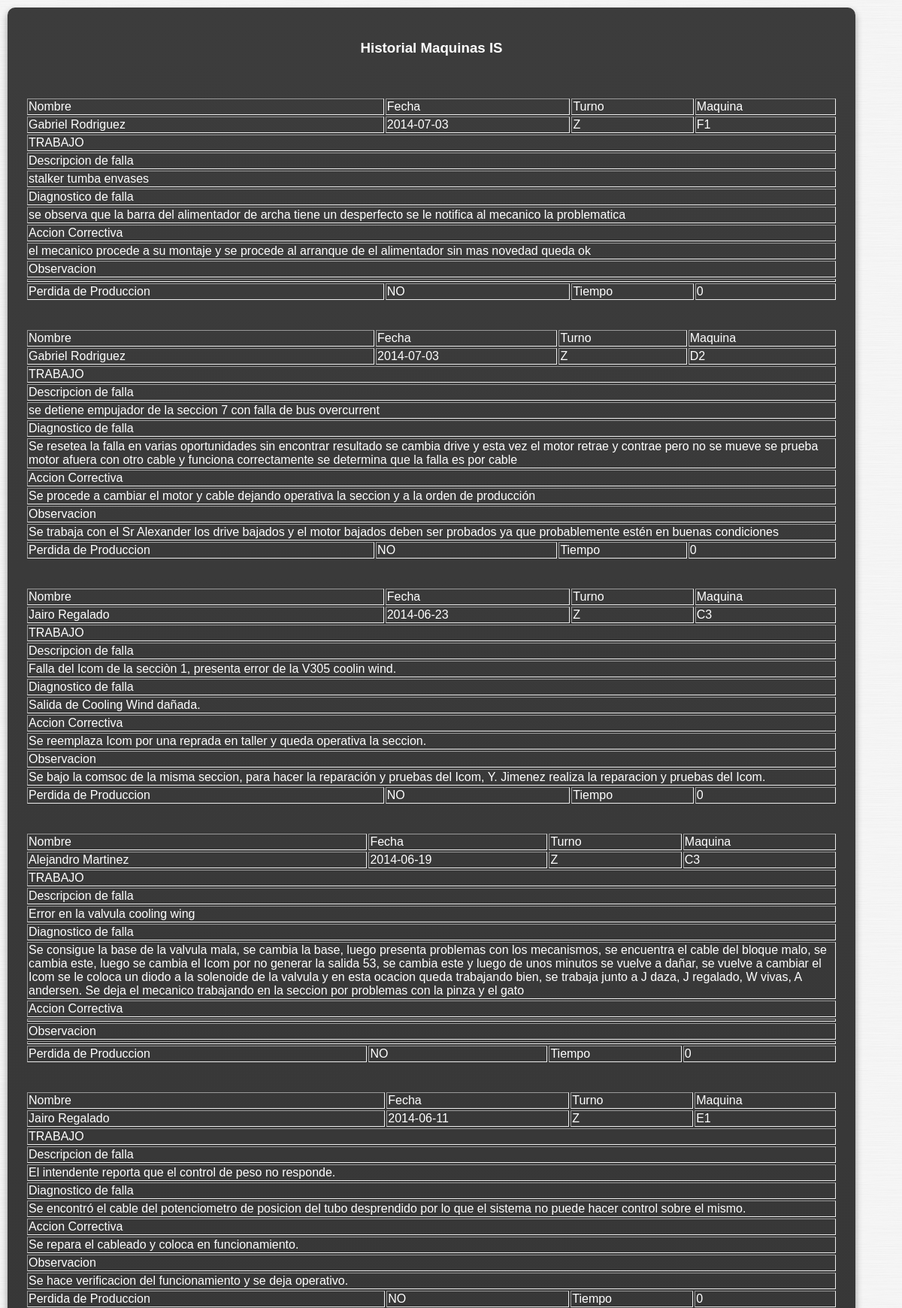
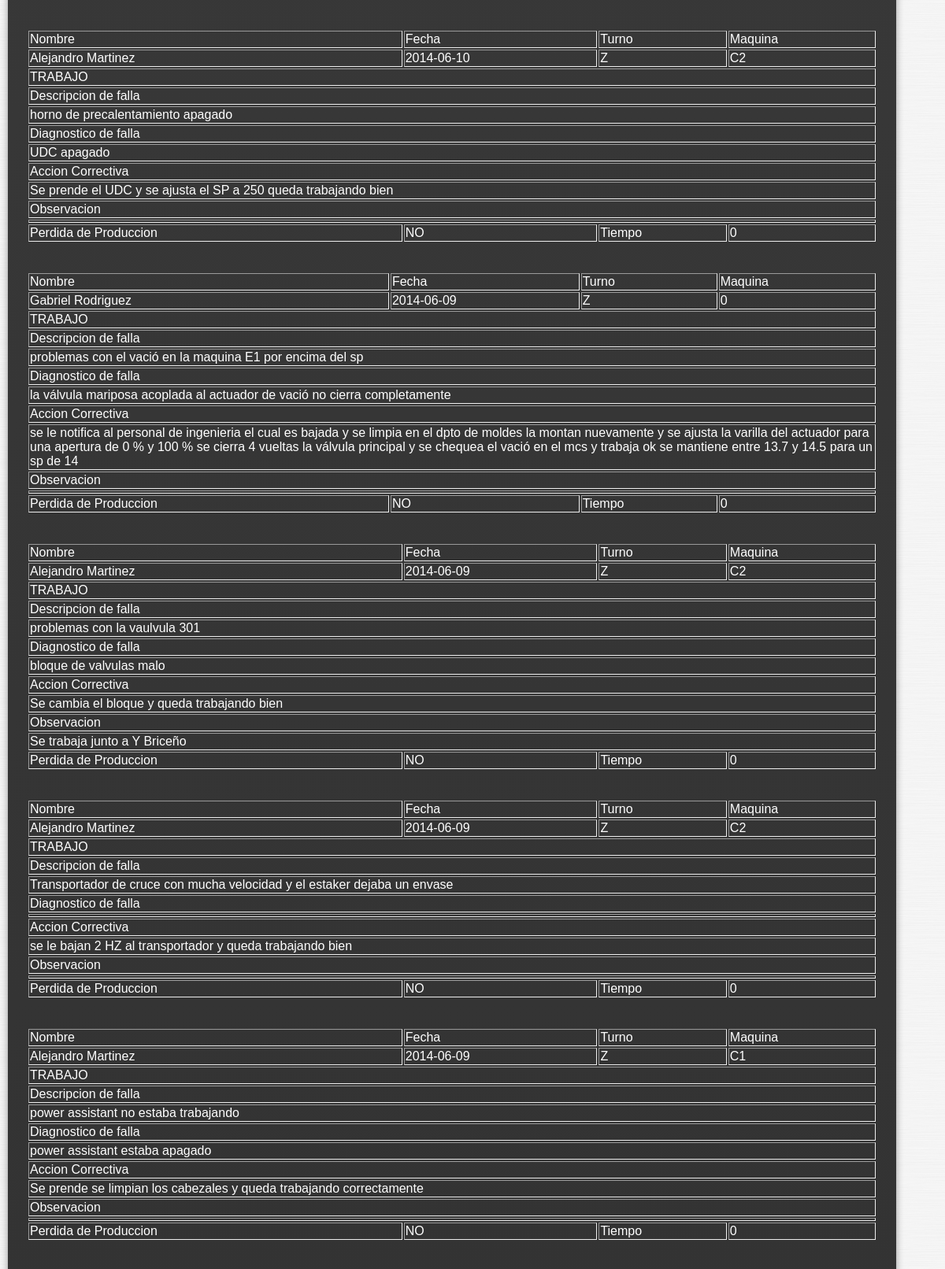
Page /mostrar_maquinasis.php (signed in, upper part) on the committed database (2 pictures, top to bottom).
### tables this page shows
CREATE TABLE IF NOT EXISTS `maquinasis` (
  `id_fmaquinasis` int(11) NOT NULL AUTO_INCREMENT,
  `fecha` date NOT NULL,
  `turno` char(1) NOT NULL,
  `ficha` int(11) NOT NULL,
  `maquina` char(10) NOT NULL,
  `perdida_pro` tinyint(1) NOT NULL,
  `descripcion_falla` text NOT NULL,
  `diagnostico_falla` text NOT NULL,
  `accion_correctiva` text NOT NULL,
  `observacion` text NOT NULL,
  `tiempo_perdido` int(11) DEFAULT '0',
  PRIMARY KEY (`id_fmaquinasis`)
);

CREATE TABLE IF NOT EXISTS `usuario` (
  `id_usuario` int(11) NOT NULL AUTO_INCREMENT,
  `Nombre` varchar(50) NOT NULL,
  `Apellido` varchar(50) NOT NULL,
  `num_ficha` int(11) NOT NULL,
  `Cargo` varchar(50) NOT NULL,
  `Grupo` varchar(50) NOT NULL,
  `pass` varchar(20) NOT NULL,
  PRIMARY KEY (`id_usuario`)
);

### mostrar_maquinasis.php (the view, shortened to what this page needs)
<?php
	if (isset ($_SESSION["ficha"]))
	{
		require_once ("nombre.php");
	$consulta="SELECT * FROM maquinasis order by id_fmaquinasis Desc";
	$comprobar = mysqli_query($con, $consulta) or die ("Error en $consulta <br> MySQL dice: ".mysqli_error());
?>
<!DOCTYPE html >
<html>
<head>
<link href="styles/kendo.common.min.css" rel="stylesheet" />
<link href="styles/kendo.metro.min.css" rel="stylesheet" />
<link href="estilo.css" rel="stylesheet" />
</head>
<body>
	<div id="cuerpo">
		<div id="contenido">
		<h3 align="center">Historial Maquinas IS</h3>
           	<br />
			<?php while ($comp = mysqli_fetch_array($comprobar) ){ ?>
        	<table id="Resultados" border="1" align="center">
                <tbody>
                    <tr>
						<td>Nombre</td>
						<td>Fecha</td>
						<td>Turno</td>
						<td>Maquina</td>
					</tr>
					<tr>
					<td><?php $consulta2 = "SELECT * FROM `usuario` WHERE num_ficha = '".$comp["ficha"]."'";
											$comprobar2 = mysqli_query($con, $consulta2) or die ("Error en $consulta2 <br> MySQL dice: ".mysqli_error());
											$comp2 = mysqli_fetch_array($comprobar2);
											$Nombre = $comp2["Nombre"];
											$Apellido = $comp2["Apellido"];?>
											<?php echo $Nombre ?> <?php echo $Apellido ?></td>
						<td><?php echo $comp["fecha"] ?></td>
						<td><?php echo $comp["turno"] ?></td>
						<td><?php echo $comp["maquina"] ?></td>
					</tr>
					<tr>
					<td colspan="4"> TRABAJO</td>
					</tr>
					<tr>
					<td colspan ="4">Descripcion de falla</td>
					</tr>
					<tr>
					<td colspan ="4"><?php echo $comp["descripcion_falla"] ?></td>
					</tr>
					<tr>
					<td colspan ="4">Diagnostico de falla</td>
					</tr>
					<tr>
					<td colspan ="4"><?php echo $comp["diagnostico_falla"] ?></td>
					</tr>
					<tr>
					<td colspan ="4">Accion Correctiva</td>
					</tr>
					<tr>
					<td colspan ="4"><?php echo $comp["accion_correctiva"] ?></td>
					</tr>
					<tr>
					<td colspan ="4">Observacion</td>
					</tr>
					<tr>
					<td colspan ="4"><?php echo $comp["observacion"] ?></td>
					</tr>
					<tr>
					<td>Perdida de Produccion</td>
					<td><?php if ($comp["perdida_pro"]== 0) {
						echo "NO";
						}
						else{
						echo "SI";
						}?></td>
					<td>Tiempo</td>
					<td><?php echo $comp["tiempo_perdido"] ?></td>
					</tr>
					<br/>
					<br/>
					<?php } ?>
                </tbody>
			</table>
        </div>
    </div>
</body>
</html>
<?php
}else{
		echo "<script type='text/javascript'>
		alert('Usted no esta logueado');
		window.location='logeo.html';
	</script>";
}
?>

### estilo.css (style rules this page uses)
body { font-family: "Helvetica Neue Narrow", Arial, Helvetica, sans-serif; color: #fff; margin: 0px; background-image:url('img/brushed-metal.png'); }
#cuerpo { display: block; width: 100%; padding: 0px; background-image:url('img/brushed-metal.png'); }
#contenido { display: block; float: left; width: 90%; padding: 2%; min-width: 200px; background: -webkit-gradient( linear, left bottom, left top, color-stop(0, rgb(60,60,60)), color-stop(0.74, rgb(43,43,43)), color-stop(1, rgb(60,60,60)) ); background: -moz-linear-gradient( center bottom, rgb(60,60,60) 0%, rgb(43,43,43) 74%, rgb(60,60,60) 100% ); -moz-border-radius: 10px; -webkit-border-radius: 10px; border-radius: 10px; margin: 10px; -moz-box-shadow: rgb(150,150,150) 0px 5px 10px ; -webkit-box-shadow: rgb(150,150,150) 0px 5px 10px ; box-shadow: rgb(150,150,150) 0px 5px 10px ; }
h1, h2, h3 { padding-bottom: 0px; margin-bottom: 0px; text-align:center; }
table { width:100%; border: 0px; }

### rows in the picture
maquinasis: usuario.Nombre "Gabriel", usuario.Apellido "Rodriguez", fecha "2014-07-03", turno "Z", maquina "F1", descripcion_falla "stalker tumba envases", diagnostico_falla "se observa que la barra del alimentador de archa tiene un desperfecto se le notifica al mecanico la problematica", accion_correctiva "el mecanico procede a su montaje y se procede al arranque de el alimentador sin mas novedad queda ok", perdida_pro "NO", tiempo_perdido "0"
maquinasis: usuario.Nombre "Gabriel", usuario.Apellido "Rodriguez", fecha "2014-07-03", turno "Z", maquina "D2", descripcion_falla "se detiene empujador de la seccion 7 con falla de bus overcurrent", diagnostico_falla "Se resetea la falla en varias oportunidades sin encontrar resultado se cambia drive y esta vez el motor retrae y contrae pero no se mueve se prueba motor afuera con otro cable y funciona correctamente se determina que la falla es por cable", accion_correctiva "Se procede a cambiar el motor y cable dejando operativa la seccion y a la orden de producción", observacion "Se trabaja con el Sr Alexander los drive bajados y el motor bajados deben ser probados ya que probablemente estén en buenas condiciones", perdida_pro "NO", tiempo_perdido "0"
maquinasis: usuario.Nombre "Jairo", usuario.Apellido "Regalado", fecha "2014-06-23", turno "Z", maquina "C3", descripcion_falla "Falla del Icom de la secciòn 1, presenta error de la V305 coolin wind.", diagnostico_falla "Salida de Cooling Wind dañada.", accion_correctiva "Se reemplaza Icom por una reprada en taller y queda operativa la seccion.", observacion "Se bajo la comsoc de la misma seccion, para hacer la reparación y pruebas del Icom, Y. Jimenez realiza la reparacion y pruebas del Icom.", perdida_pro "NO", tiempo_perdido "0"
maquinasis: usuario.Nombre "Alejandro", usuario.Apellido "Martinez", fecha "2014-06-19", turno "Z", maquina "C3", descripcion_falla "Error en la valvula cooling wing", diagnostico_falla "Se consigue la base de la valvula mala, se cambia la base, luego presenta problemas con los mecanismos, se encuentra el cable del bloque malo, se cambia este, luego se cambia el Icom por no generar la salida 53, se cambia este y luego de unos minutos se vuelve a dañar, se vuelve a cambiar el Icom se le coloca un diodo a la solenoide de la valvula y en esta ocacion queda trabajando bien, se trabaja junto a J daza, J regalado, W vivas, A andersen. Se deja el mecanico trabajando en la seccion por problemas con la pinza y el gato", perdida_pro "NO", tiempo_perdido "0"
maquinasis: usuario.Nombre "Jairo", usuario.Apellido "Regalado", fecha "2014-06-11", turno "Z", maquina "E1", descripcion_falla "El intendente reporta que el control de peso no responde.", diagnostico_falla "Se encontró el cable del potenciometro de posicion del tubo desprendido por lo que el sistema no puede hacer control sobre el mismo.", accion_correctiva "Se repara el cableado y coloca en funcionamiento.", observacion "Se hace verificacion del funcionamiento y se deja operativo.", perdida_pro "NO", tiempo_perdido "0"
maquinasis: usuario.Nombre "Alejandro", usuario.Apellido "Martinez", fecha "2014-06-10", turno "Z", maquina "C2", descripcion_falla "horno de precalentamiento apagado", diagnostico_falla "UDC apagado", accion_correctiva "Se prende el UDC y se ajusta el SP a 250 queda trabajando bien", perdida_pro "NO", tiempo_perdido "0"
maquinasis: usuario.Nombre "Gabriel", usuario.Apellido "Rodriguez", fecha "2014-06-09", turno "Z", maquina "0", descripcion_falla "problemas con el vació en la maquina E1 por encima del sp", diagnostico_falla "la válvula mariposa acoplada al actuador de vació no cierra completamente", accion_correctiva "se le notifica al personal de ingenieria el cual es bajada y se limpia en el dpto de moldes la montan nuevamente y se ajusta la varilla del actuador para una apertura de 0 % y 100 % se cierra 4 vueltas la válvula principal y se chequea el vació en el mcs y trabaja ok se mantiene entre 13.7 y 14.5 para un sp de 14", perdida_pro "NO", tiempo_perdido "0"
maquinasis: usuario.Nombre "Alejandro", usuario.Apellido "Martinez", fecha "2014-06-09", turno "Z", maquina "C2", descripcion_falla "problemas con la vaulvula 301", diagnostico_falla "bloque de valvulas malo", accion_correctiva "Se cambia el bloque y queda trabajando bien", observacion "Se trabaja junto a Y Briceño", perdida_pro "NO", tiempo_perdido "0"
maquinasis: usuario.Nombre "Alejandro", usuario.Apellido "Martinez", fecha "2014-06-09", turno "Z", maquina "C2", descripcion_falla "Transportador de cruce con mucha velocidad y el estaker dejaba un envase", accion_correctiva "se le bajan 2 HZ al transportador y queda trabajando bien", perdida_pro "NO", tiempo_perdido "0"
maquinasis: usuario.Nombre "Alejandro", usuario.Apellido "Martinez", fecha "2014-06-09", turno "Z", maquina "C1", descripcion_falla "power assistant no estaba trabajando", diagnostico_falla "power assistant estaba apagado", accion_correctiva "Se prende se limpian los cabezales y queda trabajando correctamente", perdida_pro "NO", tiempo_perdido "0"
